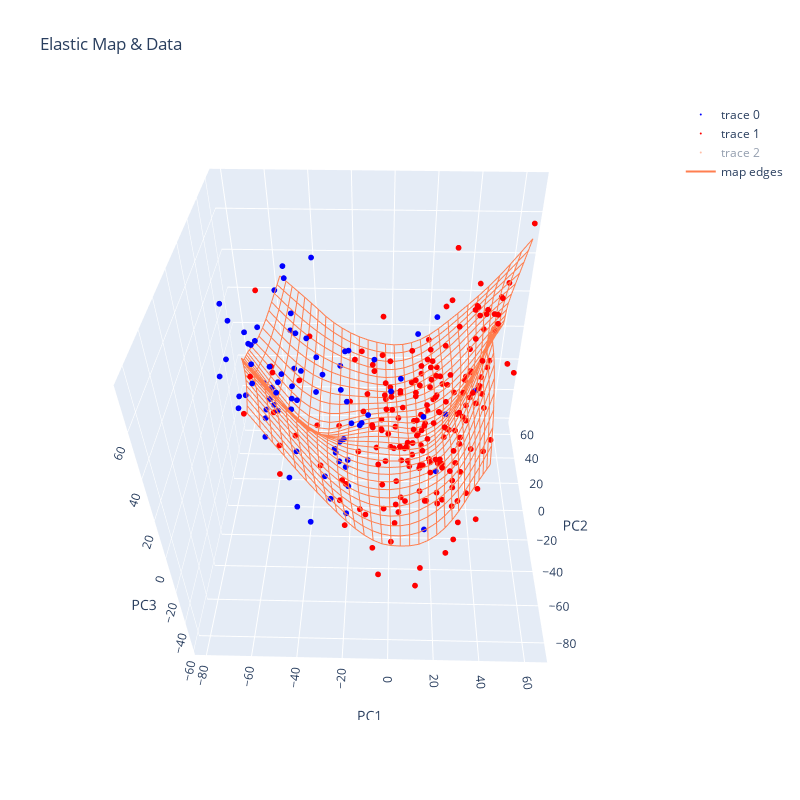

Notebook cell for this chart:
### Code cell
d1n = sp.loadmat('/home/utilisateur/ElMap/tests/breastCancer.mat')['d1n']
col = sp.loadmat('/home/utilisateur/ElMap/tests/breastCancer.mat')['col']
colours = ['blue', 'red']

_map = rect2DMap(30, 30)
_map.init(d1n, 'pci')
EM(_map, 
    d1n, 
    constStretching = 0,
    constBending = .1)
drawMap(_map, d1n, classes= col,markColour=colours,lineWidth= 0.5)

### Figure 1 — Plotly figure (JSON) as saved in the notebook; plotly's stock layout.template omitted (floating-point values rounded to 4 significant figures; data arrays with more than 128 entries replaced by an {"elided": "..."} marker saying what was removed)
{"data": [{"marker": {"color": "blue", "size": 2}, "mode": "markers", "type": "scatter3d", "x": [-26.9, -68.28, 27.41, -14.34, -40.45, -42.5, -57.65, 21.7, -25.19, -44.99, 21.86, -38.53, -52.48, -80.49, -54.64, -51.02, -37.64, -53.11, -49.97, -23.0, -50.72, -53.55, -38.31, -47.51, -53.16, -56.12, -18.73, -20.06, -49.92, 4.356, -51.4, -49.58, -32.35, -57.62, -28.42, -26.2, -31.14, -0.3133, -64.49, -52.28, -65.67, -56.89, -75.27, -46.5, -18.79, -24.48, -47.61, -21.43, -17.71, -62.84, -9.824, -67.79, -51.04, -24.2, -44.9, -61.11, -41.42, -21.45, -64.6, 13.47, -68.88, -67.86, -14.31, -48.13, -59.35, -21.29, -52.45, -74.66, -37.89, -28.26, -47.37, -24.3, -38.39, 12.0, -8.428, 15.6, 41.85], "y": [49.03, -7.228, 21.78, 8.999, 65.36, -21.06, -13.23, 44.21, 6.677, -6.963, -9.842, -24.4, 50.52, 26.69, -17.41, 46.65, -38.11, 8.545, 34.13, 26.42, -11.94, -26.44, 30.92, 39.44, -44.2, -28.34, -35.08, -28.77, -23.35, 18.0, 1.901, 38.77, -5.228, 50.55, 11.32, -42.11, 0.2379, 12.14, 30.45, -11.16, -5.541, -4.124, -7.983, 7.421, -52.13, -9.55, -27.54, 11.31, -16.57, 6.009, -29.61, 17.99, -24.81, 19.58, 13.32, 7.54, 32.1, 10.54, 8.949, -25.2, -12.97, -13.39, -10.8, 8.61, 25.16, 32.77, 16.27, 18.32, 38.23, 14.4, -7.013, 14.22, -15.56, 28.13, 22.73, -42.78, 28.08], "z": [-10.97, 11.6, -19.33, -15.21, 38.96, 21.4, -5.902, 20.66, -25.1, -19.72, -28.02, -48.47, 36.22, 7.291, 12.64, 10.86, 33.7, 7.895, 50.86, -54.48, 7.883, 15.27, -13.99, 13.85, 45.67, 43.09, -14.4, -9.002, 19.78, 3.974, -44.78, -5.834, -36.83, 29.98, -33.7, -15.2, 18.33, 1.109, -8.731, 30.03, 10.97, 44.21, 22.45, 6.601, -13.58, -23.15, 29.17, -4.604, 5.277, 29.05, 20.27, 27.66, 23.85, -34.31, 40.23, 30.14, 15.87, 23.45, 27.71, 16.29, 59.84, 9.944, -0.4683, -7.475, -7.45, 9.022, 6.831, 33.16, 1.32, -38.87, -56.16, -0.05804, 31.27, 21.54, 11.04, -32.56, -9.653]}, {"marker": {"color": "red", "size": 2}, "mode": "markers", "type": "scatter3d", "x": {"elided": "209 float values"}, "y": {"elided": "209 float values"}, "z": {"elided": "209 float values"}}, {"marker": {"color": "coral", "size": 1}, "mode": "markers", "type": "scatter3d", "visible": "legendonly", "x": {"elided": "900 float values"}, "y": {"elided": "900 float values"}, "z": {"elided": "900 float values"}}, {"marker": {"color": "coral"}, "mode": "lines", "name": "map edges", "type": "scatter3d", "x": {"elided": "5220 float values"}, "y": {"elided": "5220 float values"}, "z": {"elided": "5220 float values"}}], "layout": {"height": 800, "scene": {"aspectmode": "cube", "aspectratio": {"x": 1, "y": 1, "z": 1}, "camera": {"center": {"x": 0, "y": 0, "z": 0}, "eye": {"x": 0.0381, "y": -1.616, "z": 1.441}, "projection": {"type": "perspective"}, "up": {"x": 0, "y": 0, "z": 1}}, "xaxis": {"showbackground": true, "title": {"text": "PC1"}, "type": "linear"}, "yaxis": {"showbackground": true, "title": {"text": "PC2"}, "type": "linear"}, "zaxis": {"showbackground": true, "title": {"text": "PC3"}, "type": "linear"}}, "title": {"text": "Elastic Map & Data"}, "width": 800}}
